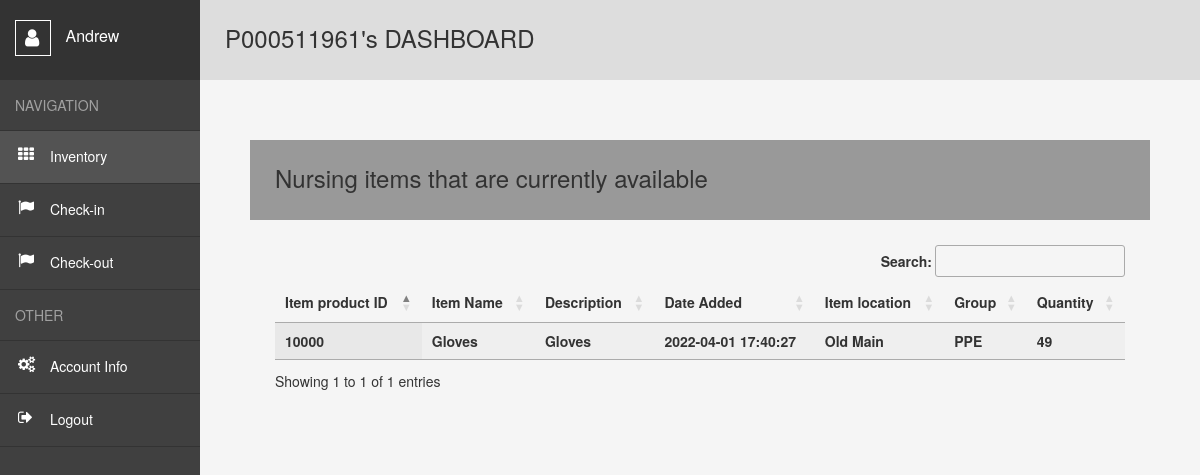
Page /user (signed in) on the committed database.
### website/models.py (models this page shows)
class User(db.Model, UserMixin):##usermixin makes it easier for user login
    id = db.Column(db.Integer, primary_key=True)##unique key
    email = db.Column(db.String(320), unique=True)##cant have the same email
    telnum = db.Column(db.String(10),unique=True)##cant have the same telephone number
    s_id = db.Column(db.String(9),unique=True)
    fname = db.Column(db.String(26))
    lname = db.Column(db.String(50))
    password = db.Column(db.String(15))
    sf = db.Column(db.String(7))
    zip = db.Column(db.String(5))
    date_created = db.Column(db.DateTime(timezone=True), default=func.now())
    borroweditems= db.relationship('Borroweditem', backref='user',passive_deletes=True)##reference all borroweditems##relationship with db
    creators= db.relationship('Inventory', backref='user',passive_deletes=True)##reference all borroweditems##relationship with db

class Inventory(db.Model):
    id = db.Column(db.Integer, primary_key=True)
    product_id = db.Column(db.Integer(), unique=True)
    product_name = db.Column(db.String(26))
    date_added = db.Column(db.DateTime(timezone=True), default=func.now())
    desc=db.Column(db.String(200))
    i_loc=db.Column(db.String(200))
    quantity= db.Column(db.Integer)
    group= db.Column(db.String(26))
    subgroup=db.Column(db.String(26))
    Creator = db.Column(db.Integer, db.ForeignKey('user.id', ondelete="CASCADE"),nullable=False) ##foreign key relationship //id of who added it.

### website/views.py (the view)
@views.route("/user")
@login_required## needs to be logged in to be accessed
def user():
    if session.get("SCHOOL_ID", None) is not None and session.get("FNAME",None) is not None:
        items = Inventory.query.filter().all()
        return render_template("user.html",user = current_user,data = items)
    else:
        flash("You do not have access to this page! Pls, Log in!", category="error")
        return redirect(url_for('views.home'))

### website/templates/user.html (shortened to what this page needs)
<!DOCTYPE html>
<html lang="en">
<head>
    <link rel= "stylesheet" type= "text/css" href= "{{ url_for('static',filename='styles3.css') }}">
    <link rel="stylesheet" href="https://maxcdn.bootstrapcdn.com/bootstrap/3.3.6/css/bootstrap.min.css" />
    <link href='https://cdn.datatables.net/1.10.24/css/jquery.dataTables.min.css' rel='stylesheet' type='text/css'>
</head>
<body>
  {% if session['SCHOOL_ID'] and session['FNAME'] and session['LNAME'] and session['DATE'] and session['SF'] and user.is_authenticated %}
    <div class="wrapper">
        <nav>
          <header>
            <span></span>
              {{session['FNAME']}}
          </header>
          <ul>
            <li><span>Navigation</span></li>
            <li class="inv"><a class="active" style="text-decoration:none" href="{{url_for('views.user')}}">Inventory</a></li>
            <li class="move"><a style="text-decoration:none" href="{{url_for('views.Check_in')}}">Check-in</a></li>
            <li class="move"><a style="text-decoration:none" href="{{url_for('views.Check_out')}}">Check-out</a></li>
            <li><span>Other</span></li>
            <li class="acc"><a style="text-decoration:none" href="{{url_for('views.account_info')}}">Account Info</a></li>
            <li class="logout"><a style="text-decoration:none" href="{{url_for('auth.logout')}}">Logout</a></li>
          </ul>
        </nav>
        <main>
          <h1>P{{session['SCHOOL_ID']}}'s DASHBOARD</h1>
          <div class="container-fluid">
            <div class="row" style="padding:50px;">
                <p><h2>Nursing items that are currently available</h1></p>
                <div >
                    <table id='empTable' class='display dataTable' width='100%'>
                        <thead>
                        <tr>
                            <th>Item product ID</th>
                            <th>Item Name</th>
                            <th>Description</th>
                            <th>Date Added</th>
                            <th>Item location</th>
                            <th>Group</th>
                            <th>Quantity</th>
                        </tr>
                        </thead>
                        <tbody>
                          {% for row in data %}
                          <tr>
                              <th>{{row.product_id}}</th>
                              <th>{{row.product_name}}</th>
                              <th>{{row.desc}}</th>
                              <th>{{row.date_added}}</th>
                              <th>{{row.i_loc}}</th>
                              <th>{{row.group}}</th>
                              <th>{{row.quantity}}</th>
                          </tr>
                          {% endfor %}
                        </tbody>
                    </table>
                </div>
           </div>
        </div>
        </main>
      </div>
    {% endif %}
</body>
</html>

### website/static/styles3.css (style rules this page uses)
*, *:before, *:after { margin: 0; padding: 0; box-sizing: border-box; }
*:before, *:after { content: ""; display: block; position: absolute; }
html, body { height: 100%; }
body { font: 15px "Open Sans", sans-serif; color: #777; }
a { cursor: pointer; }
ul { list-style: none; }
.wrapper { display: flex; min-height: 100%; }
nav { width: 200px; background: #404040; }
nav header { position: relative; height: 80px; padding: 20px 0 0 15px; font-size: 16px; color: #fff; background: #333; }
nav header span { position: relative; display: inline-block; width: 36px; height: 36px; margin: 0 10px 0 0; vertical-align: middle; border: 1px solid #fff; }
nav header span:before { content: "\f007"; font: normal 20px fontawesome; top: 7px; left: 9px; }
nav ul span { display: block; padding: 15px; color: rgba(255, 255, 255, 0.5); text-transform: uppercase; border-bottom: 1px solid #333; }
nav ul a { position: relative; display: block; padding: 15px 15px 17px 50px; color: #fff; border-bottom: 1px solid #333; }
nav ul a:hover, nav ul a.active { background: #535353; }
nav ul a:before { font: normal 16px fontawesome; top: 15px; left: 18px; }
.inv a:before { content: "\f00a"; }
.move a:before { content: "\f024"; }
.acc a:before { content: "\f085"; }
.logout a:before { content: "\f08b"; }
main { flex: 1; padding: 25px; background: #f5f5f5; }
main h1 { height: 80px; margin: -25px -25px 25px -25px; padding: 0 25px; line-height: 76px; font-size: 24px; font-weight: 400; background: #ddd; }
main h2 { height: 80px; margin: -25px -25px 25px -25px; padding: 0 25px; line-height: 76px; font-size: 24px; font-weight: 400; background: #999; }

### rows in the picture
User: FNAME "Andrew"
Inventory: product_id "10000", product_name "Gloves", desc "Gloves", date_added "2022-04-01 17:40:27", i_loc "Old Main", group "PPE", quantity "49"

### other values in the picture
{{ session['SCHOOL_ID'] }} "000511961"
